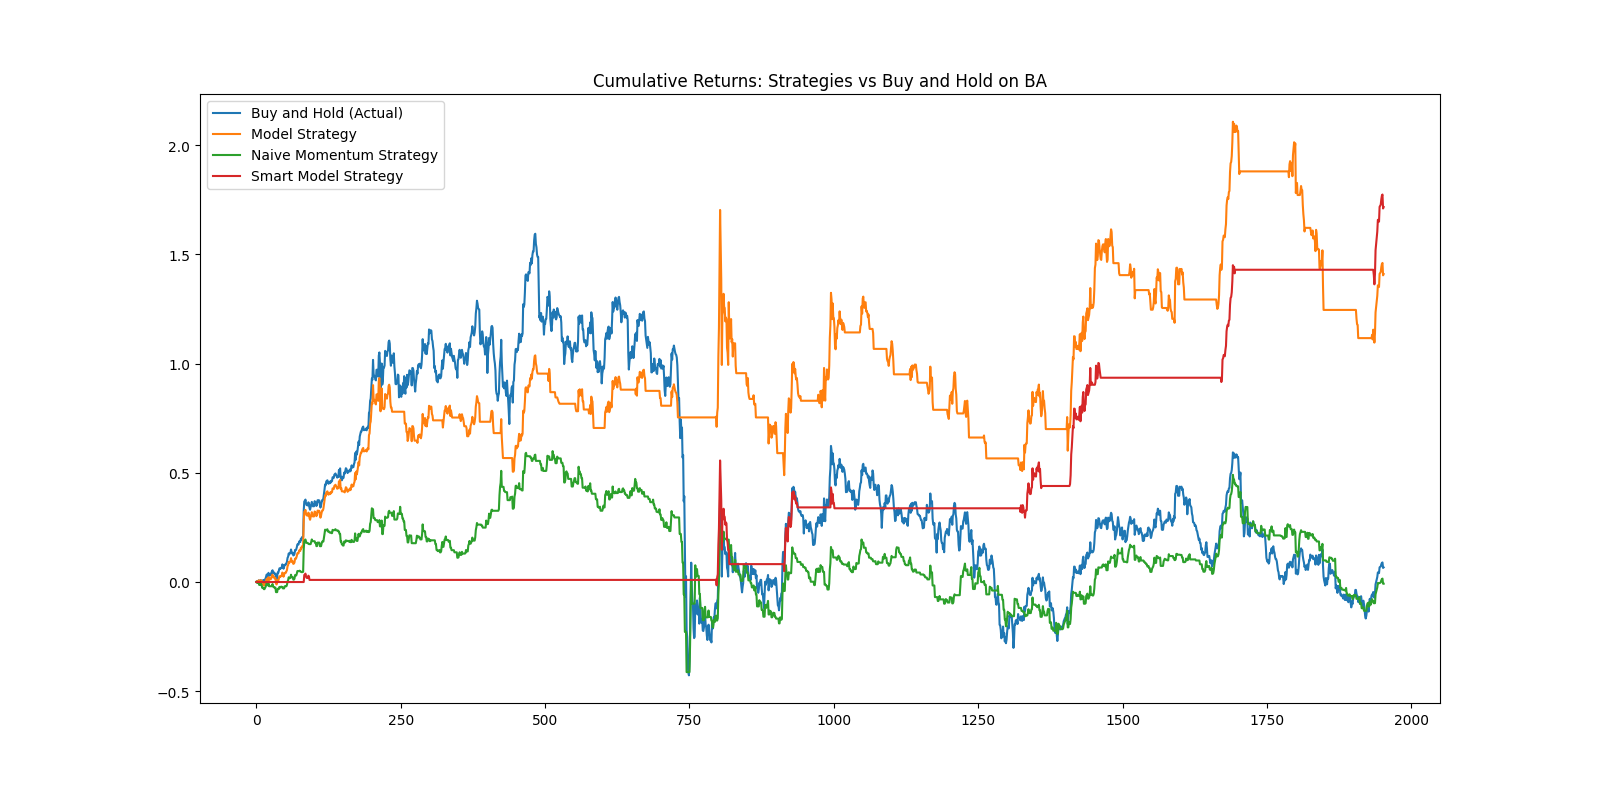

Reproduce this figure in Python.
import numpy as np
import torch
import torch.nn as nn
import matplotlib.pyplot as plt
import pandas as pd
import yfinance as yf
from sklearn.preprocessing import MinMaxScaler

device = torch.device("cuda" if torch.cuda.is_available() else "cpu")
print(f"Using device: {device}")

ticker = "BA"

data = yf.download(ticker, start="2005-01-01", end="2025-01-01")

if (data.empty):
    print("No data found for ticker:", ticker)
    exit(0)

print(data.head())

data.dropna(inplace=True)
data.reset_index(inplace=True, drop=True)

split_idx = int(0.6 * len(data))
train_data = data[:split_idx]
test_data = data[split_idx:]

# use the last 60 days of features as sequence input
sequence_length = 60

# features to use for prediction, output is next day's close price
features = ['Close']

# standardize features, fit scaler only on training data to avoid data leakage
x_scaler = MinMaxScaler()
x_scaler.fit(train_data[features])
y_scaler = MinMaxScaler()
y_scaler.fit(train_data['Close'].values.reshape(-1, 1))

# prep sequences for LSTM
def create_sequences(X, y, sequence_length):
    X_seq = []
    y_seq = []
    for i in range(len(X) - sequence_length):
        X_seq.append(X[i:i+sequence_length])
        y_seq.append(y[i+sequence_length])
    return np.array(X_seq), np.array(y_seq).reshape(-1, 1)

# create sequences for training and testing data
X_train, y_train = create_sequences(train_data[features].values, train_data['Close'].values, sequence_length)
X_test, y_test = create_sequences(test_data[features].values, test_data['Close'].values, sequence_length)

# standardize features using the scaler fit on training data
X_train = x_scaler.transform(X_train.reshape(-1, len(features))).reshape(X_train.shape)
X_test = x_scaler.transform(X_test.reshape(-1, len(features))).reshape(X_test.shape)
y_train = y_scaler.transform(y_train)
y_test = y_scaler.transform(y_test)


# convert to tensors and move to gpu
X_train = torch.tensor(X_train, dtype=torch.float32).to(device)
X_test = torch.tensor(X_test, dtype=torch.float32).to(device)
y_train = torch.tensor(y_train, dtype=torch.float32).to(device)
y_test = torch.tensor(y_test, dtype=torch.float32).to(device)

class LSTMModel(nn.Module):
    def __init__(self, input_size, num_targets=1):
        super(LSTMModel, self).__init__()
        self.lstm1 = nn.LSTM(input_size=input_size, hidden_size=50, num_layers=1, batch_first=True)
        self.lstm2 = nn.LSTM(input_size=50, hidden_size=50, num_layers=1, batch_first=True)
        self.lstm3 = nn.LSTM(input_size=50, hidden_size=50, num_layers=1, batch_first=True)
        
        self.dropout1 = nn.Dropout(0.2)
        self.dropout2 = nn.Dropout(0.2)
        # self.dropout3 = nn.Dropout(0.2)

        self.linear = nn.Linear(50, num_targets)
    def forward(self, x):
        # _ is the hidden state, not needed for prediction so just ignore it
        out, _ = self.lstm1(x)
        out = self.dropout1(out)

        out, _ = self.lstm2(out)
        out = self.dropout2(out)

        out, _ = self.lstm3(out)
        # out = self.dropout3(out)

        # lstm outputs sequence of preds with length seq_len, so just get the last output
        out = out[:, -1, :]

        out = self.linear(out)

        return out
    
model = LSTMModel(input_size=len(features))

criterion = nn.MSELoss()
optimizer = torch.optim.Adam(model.parameters(), lr=0.0001, weight_decay=1e-5)

model.to(device)

epochs = 100

# early stopping
best_loss = float('inf')
patience = 20
counter = 0

# create dataloader for training data
batch_size = 32
train_dataset = torch.utils.data.TensorDataset(X_train, y_train)
train_loader = torch.utils.data.DataLoader(train_dataset, batch_size=batch_size, shuffle=False)

best_model_state = None

# training loop
for epoch in range(epochs):
    # main training loop
    model.train()
    for X_batch, y_batch in train_loader:
        optimizer.zero_grad()
        outputs = model(X_batch)
        loss = criterion(outputs, y_batch)

        loss.backward()
        optimizer.step()

    # evaluate on test set
    model.eval()
    with torch.no_grad():
        test_outputs = model(X_test)
        test_loss = criterion(test_outputs, y_test)

    if test_loss.item() < best_loss:
        best_loss = test_loss.item()
        counter = 0
        best_model_state = model.state_dict()
    else:
        counter += 1

    # print training and test loss
    if epoch % 10 == 0:
        print(f"Epoch [{epoch + 1}/{epochs}], Training Loss: {loss.item():.4f}, Test Loss: {test_loss.item():.4f}")

    # check for early stopping
    if counter >= patience:
        print("Early stopping triggered.")
        break

if best_model_state is not None:
    model.load_state_dict(best_model_state)

# final evaluation on test set
model.eval()
with torch.no_grad():
    test_outputs = model(X_test)
    test_loss = criterion(test_outputs, y_test)
    print(f"Test Loss: {test_loss.item():.4f}")

# inverse transform predictions and actual values to get back to original scale
y_test_inv = y_scaler.inverse_transform(y_test.cpu().numpy())
test_outputs_inv = y_scaler.inverse_transform(test_outputs.cpu().numpy())

# plot actual vs predicted close prices
plt.plot(y_test_inv, label='Actual')
plt.plot(test_outputs_inv, label='Predicted')
plt.legend()
plt.show()

# Calculate actual returns (buy and hold)
actual_returns = np.diff(y_test_inv.squeeze()) / y_test_inv.squeeze()[:-1]
actual_cum_returns = np.cumprod(1 + actual_returns) - 1

# generate trading signals based on model predictions
predicted_next = test_outputs_inv.squeeze()[1:]
current = test_outputs_inv.squeeze()[:-1]
signal = predicted_next > current

# model returns: only take return if signal is true, else no return
model_returns = actual_returns * signal
model_cum_returns = np.cumprod(1 + model_returns) - 1

# smart model strategy: adjust signal based on how much the model is predicting the price will increase. Only buy if predicted next close is at least 0.1% higher than current close
threshold = 0.001
smart_signal = predicted_next > (current * (1 + threshold))
smart_model_returns = actual_returns * smart_signal
smart_model_cum_returns = np.cumprod(1 + smart_model_returns) - 1

# naive momentum strategy: buy if previous day's return > 0
naive_signal = np.roll(actual_returns > 0, 1)
naive_signal[0] = False
naive_returns = actual_returns * naive_signal
naive_cum_returns = np.cumprod(1 + naive_returns) - 1

plt.plot(actual_cum_returns, label='Buy and Hold (Actual)')
plt.plot(model_cum_returns, label='Model Strategy')
plt.plot(naive_cum_returns, label='Naive Momentum Strategy')
plt.plot(smart_model_cum_returns, label='Smart Model Strategy')
plt.legend()
plt.title("Cumulative Returns: Strategies vs Buy and Hold on " + ticker)
plt.show()

# Difference between predicted and previous day's actual close
pred_diff = predicted_next - current
plt.plot(pred_diff, label='Prediction - Previous Close')
plt.title("Difference Between Prediction and Previous Day's Close")
plt.legend()
plt.show()

# Recursive forecast for the test set
recursive_preds = []
seq = X_test[0].cpu().numpy()

for i in range(len(X_test)):
    # Predict next close
    seq_tensor = torch.tensor(seq.reshape(1, sequence_length, len(features)), dtype=torch.float32).to(device)
    with torch.no_grad():
        pred = model(seq_tensor).cpu().numpy()
    pred_inv = y_scaler.inverse_transform(pred)[0, 0]
    recursive_preds.append(pred_inv)
    
    # Prepare next sequence: drop oldest, add new prediction as 'Close'
    if i < len(X_test) - 1:
        next_seq = seq[1:].copy()
        next_row = np.zeros(len(features))
        next_row[features.index('Close')] = x_scaler.transform([[pred_inv]])[0][0]
        seq = np.vstack([next_seq, next_row])

# Plot recursive predictions vs actual
plt.plot(y_test_inv.squeeze(), label='Actual')
plt.plot(recursive_preds, label='Recursive Predictions')
plt.legend()
plt.title("Recursive Forecast vs Actual")
plt.show()
